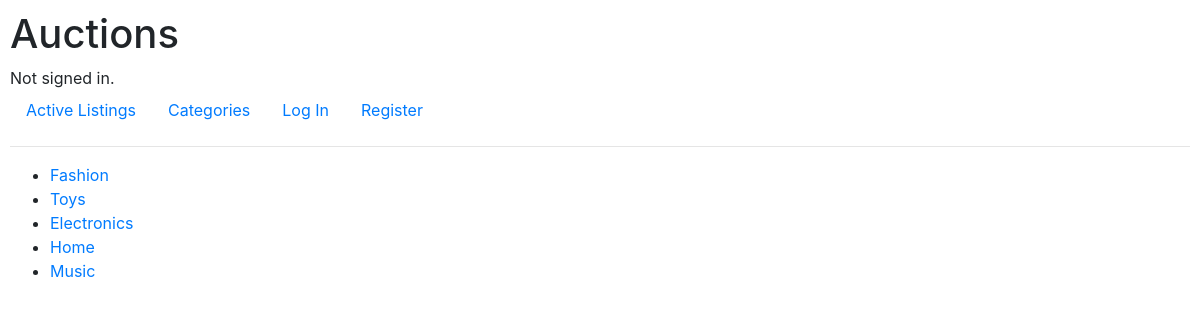
The page /categories on the database its author committed.
### auctions/models.py (models this page shows, shortened)
class Category(models.Model):
    category = models.CharField(max_length=64)

### auctions/views.py (the view)
# urls.py: path("categories", views.categories, name="categories"),
def categories(request):
    categories = Category.objects.all()
    return render(request, "auctions/categories.html", {
        "categories":categories
    })

### auctions/context_processors.py (called while the page is built)
def get_watchlist(request):
    watchlist_number=""
    if request.user.is_authenticated:
        user = request.user
        watchlist_number = WatchList.objects.filter(user_watcher=user).count()
        return {
            'watchlist_number': watchlist_number
        }
    else:
        return {
            'watchlist_number': watchlist_number
        }

### auctions/templates/auctions/categories.html (shortened to what this page needs)
{% extends 'auctions/layout.html' %}
{% block body %}
    <ul>
        {% for category in categories %}
        <li><a href="{% url 'category_search' category_id=category.id %}">{{category.category}}</a></li>
        {% endfor %}
    </ul>
{% endblock %}

### auctions/static/auctions/styles.css (style rules this page uses)
body { padding: 10px; }

### rows shown on the page
Category: category "Fashion"
Category: category "Toys"
Category: category "Electronics"
Category: category "Home"
Category: category "Music"
